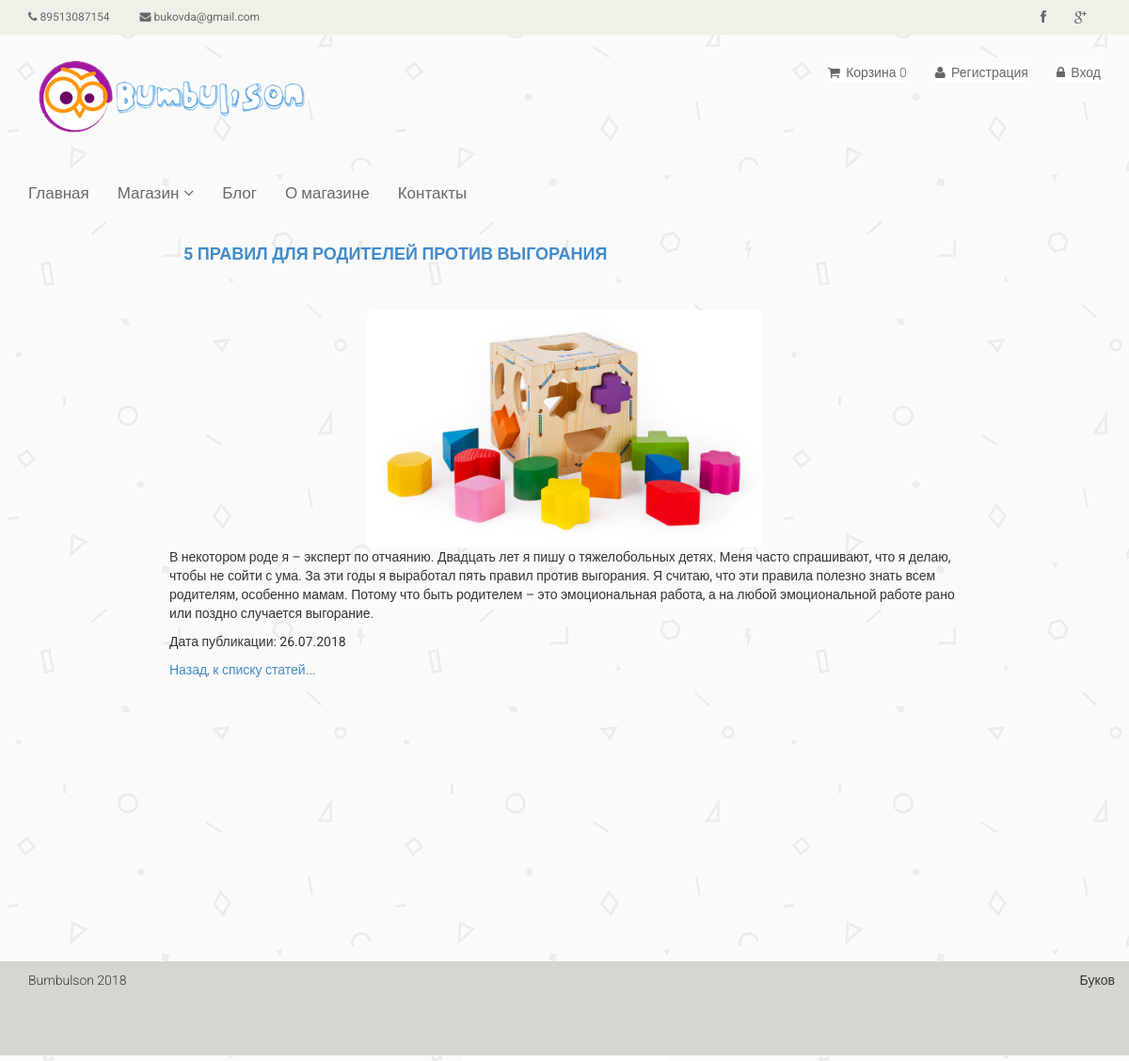
The page /blog/1 on the database its author committed.
### tables this page shows
CREATE TABLE IF NOT EXISTS `blog` (
  `id` int(11) NOT NULL,
  `title` varchar(255) NOT NULL,
  `date` varchar(255) NOT NULL,
  `short_content` text NOT NULL,
  `content` text NOT NULL
);

### config/routes.php (called while the page is built)
<?php
return array(
    'product/([0-9]+)' => 'product/view/$1',
    'catalog' => 'catalog/index',
    'category/([0-9]+)/page-([0-9]+)' => 'catalog/category/$1/$2',
    'category/([0-9]+)' => 'catalog/category/$1',
    'cart/delete/([0-9]+)' => 'cart/delete/$1',
    'cart/checkout' => 'cart/checkout',
    'cart/add/([0-9]+)' => 'cart/add/$1',
    'cart/addAjax/([0-9]+)' => 'cart/addAjax/$1',
    'cart' => 'cart/index',
    'admin/blog/create' => 'adminBlog/create',
    'admin/blog/update/([0-9]+)' => 'adminBlog/update/$1',
    'admin/blog/delete/([0-9]+)' => 'adminBlog/delete/$1',
    'admin/blog' => 'adminBlog/index',
    'admin/product/create' => 'adminProduct/create',
    'admin/product/update/([0-9]+)' => 'adminProduct/update/$1',
    'admin/product/delete/([0-9]+)' => 'adminProduct/delete/$1',
    'admin/product' => 'adminProduct/index',
    'admin/category/create' => 'adminCategory/create',
    'admin/category/update/([0-9]+)' => 'adminCategory/update/$1',
    'admin/category/delete/([0-9]+)' => 'adminCategory/delete/$1',
    'admin/category' => 'adminCategory/index',
    'admin/order/update/([0-9]+)' => 'adminOrder/update/$1',
    'admin/order/delete/([0-9]+)' => 'adminOrder/delete/$1',
    'admin/order/view/([0-9]+)' => 'adminOrder/view/$1',
    'admin/order' => 'adminOrder/index',
    'user/register' => 'user/register',
    'user/login' => 'user/login',
    'user/logout' => 'user/logout',
    'cabinet/edit' => 'cabinet/edit',
    'cabinet' => 'cabinet/index',
    'contacts' => 'site/contact',
    'about' => 'site/about',
    'blog/([0-9]+)' => 'blog/view/$1',
    'blog' => 'blog/index',
    'blog/([0-9]+)' => 'blog/view/$1',
    'admin' => 'admin/index',
    '' => 'site/index',
);

### index.php (called while the page is built, shortened)
<?php
require_once(ROOT.'/components/Autoload.php');
$router = new Router();
$router->run();

### components/Autoload.php (called while the page is built, shortened)
<?php
spl_autoload_register(function ($class_name) {
    $array_paths = array(
        '/models/',
        '/components/'
    );
    foreach ($array_paths as $path) {
        $path = ROOT . $path . $class_name . '.php';
    }
});

### components/Cart.php (called while the page is built, shortened)
<?php
class Cart
{
    public static function countItems()
    {
        if (isset($_SESSION['products'])) {
            $count = 0;
            foreach ($_SESSION['products'] as $id => $quantity) {
                $count = $count + $quantity;
            }
            return $count;
        } else {
            return 0;
        }
    }
}

### models/User.php (called while the page is built, shortened)
<?php
class User
{
    public static function isGuest()
    {
        return true;
    }
}

### models/Blog.php (called while the page is built, shortened)
<?php
class Blog
{
    public static function getBlogItemById($id)
    {
         $id = intval($id);
        if ($id) {
            $db = Db::getConnection();
            $result = $db->query('SELECT * FROM blog WHERE id=' . $id);
            $result->setFetchMode(PDO::FETCH_ASSOC);
           return $result->fetch();
        }
    }
     public static function getImage($id)
    {
        $noImage = 'no-image.jpg';
        $path = '/upload/images/blog/';
        $pathToBlogImage = $path . $id . '.jpg';
        if (file_exists($_SERVER['DOCUMENT_ROOT'].$pathToBlogImage)) {
            return $pathToBlogImage;
        }
        return $path . $noImage;
    }
}

### views/blog/view.php (the view)
<?php include ROOT . '/views/layouts/header.php'; ?>
            <div id="page">
                <div id="page-bgtop">
                    <div id="content">
                        <div class="wrap-blog-item">
                            <div class="post">
                                <h2 class="title"><a href="/blog/<?php echo $blogItem['id'];?>"><?php echo $blogItem['title'];?></a></h2>
                                <br/>
                               <img class="wrap-image" src="<?php echo Blog::getImage($blogItem['id']); ?>" alt="" />
                                <div class="entry">
                                    <p><?php echo $blogItem['content'];?></p>
                                </div>
                                 <p>  Дата публикации: <?php echo $blogItem['date'];?></p>
                                <div class="meta">
                                    <p class="links"><a href="/blog/" class="comments">Назад, к списку статей...</a></p>
                                </div>
                            </div>
                        </div>
                    </div>
                    <?php include ROOT . '/views/layouts/footer.php'; ?>

### components/Router.php (shortened to what this page needs)
<?php
class Router
{
    private $routes;
    public function __construct()
    {
        $routesPath = ROOT . '/config/routes.php';
        $this->routes = include($routesPath);
    }
    private function getURI()
    {
        if (!empty($_SERVER['REQUEST_URI'])) {
            return trim($_SERVER['REQUEST_URI'], '/');
        }
    }
    public function run()
    {
        $uri = $this->getURI();
        foreach ($this->routes as $uriPattern => $path) {
            if (preg_match("~$uriPattern~", $uri)) {
                $internalRoute = preg_replace("~$uriPattern~", $path, $uri);
                $segments = explode('/', $internalRoute);
                $controllerName = array_shift($segments) . 'Controller';
                $actionName = 'action' . ucfirst(array_shift($segments));
                $parameters = $segments;
                $controllerObject = new $controllerName;
                $result = call_user_func_array(array($controllerObject, $actionName), $parameters);
                if ($result != null) {
                    break;
                }
            }
        }
    }
}

### views/layouts/header.php (shortened to what this page needs)
<!DOCTYPE html>
<html lang="en">
    <head>
        <link href="/template/css/bootstrap.min.css" rel="stylesheet">
        <link href="/template/css/font-awesome.min.css" rel="stylesheet">
        <link href="/template/css/prettyPhoto.css" rel="stylesheet">
        <link href="/template/css/price-range.css" rel="stylesheet">
        <link href="/template/css/animate.css" rel="stylesheet">
        <link href="/template/css/main.css" rel="stylesheet">
        <link href="/template/css/responsive.css" rel="stylesheet">
    </head>
    <body>
        <header id="header">
            <div class="header_top">
                <div class="container">
                    <div class="row">
                        <div class="col-sm-6">
                            <div class="contactinfo">
                                <ul class="nav nav-pills">
                                    <li><a href="#"><i class="fa fa-phone"></i> 89513087154</a></li>
                                    <li><a href="#"><i class="fa fa-envelope"></i> bukovda@gmail.com</a></li>
                                </ul>
                            </div>
                        </div>
                        <div class="col-sm-6">
                            <div class="social-icons pull-right">
                                <ul class="nav navbar-nav">
                                    <li><a href="#"><i class="fa fa-facebook"></i></a></li>
                                    <li><a href="#"><i class="fa fa-google-plus"></i></a></li>
                                </ul>
                            </div>
                        </div>
                    </div>
                </div>
            </div>
            <div class="header-middle">
                <div class="container">
                    <div class="row">
                        <div class="col-sm-4">
                            <div class="logo pull-left">
                                <a href="/"><img src="/template/images/home/logo.png" alt="" /></a>
                            </div>
                        </div>
                        <div class="col-sm-8">
                            <div class="shop-menu pull-right">
                                <ul class="nav navbar-nav">
                                        <li><a href="/cart">
                                                <i class="fa fa-shopping-cart"></i> Корзина
                                                <span id="cart-count"><?php echo Cart::countItems(); ?></span>
                                            </a>
                                        </li>
                                        <?php if (User::isGuest()): ?>
                                            <li><a href="/user/register/"><i class="fa fa-user"></i> Регистрация</a></li>
                                            <li><a href="/user/login/"><i class="fa fa-lock"></i> Вход</a></li>
                                        <?php else: ?>
                                            <li><a href="/cabinet/"><i class="fa fa-user"></i> Аккаунт</a></li>
                                            <li><a href="/user/logout/"><i class="fa fa-unlock"></i> Выход</a></li>
                                        <?php endif; ?>
                                    </ul>
                            </div>
                        </div>
                    </div>
                </div>
            </div>
            <div class="header-bottom">
                <div class="container">
                    <div class="row">
                        <div class="col-sm-12">
                            <div class="mainmenu pull-left">
                                <ul class="nav navbar-nav collapse navbar-collapse">
                                    <li><a href="/">Главная</a></li>
                                    <li class="dropdown"><a href="#">Магазин<i class="fa fa-angle-down"></i></a>
                                    </li>
                                    <li><a href="/blog/">Блог</a></li>
                                    <li><a href="/about/">О магазине</a></li>
                                    <li><a href="/contacts/">Контакты</a></li>
                                </ul>
                            </div>
                        </div>
                    </div>
                </div>
            </div>
        </header>

### views/layouts/footer.php (shortened to what this page needs)
<footer id="footer">
    <div class="footer-bottom">
        <div class="container">
            <div class="row">
                <p class="pull-left">Bumbulson 2018</p>
                <p class="pull-right">Буков</p>
            </div>
        </div>
    </div>
</footer>
</body>
</html>

### template/css/main.css (style rules this page uses)
body { font-family: 'Roboto', sans-serif; background:; position: relative; font-weight:400px; background: url(../images/home/fon.png); }
ul li { list-style: none; }
a { -webkit-transition: 300ms; -moz-transition: 300ms; -o-transition: 300ms; transition: 300ms; }
h1, h2, h3, h4, h5, h6 { font-family: 'Roboto', sans-serif; }
.header_top { background: none repeat scroll 0 0 #F0F0E9; }
.contactinfo ul li:first-child { margin-left: -15px; }
.contactinfo ul li a { font-size: 12px; color: #696763; font-family: 'Roboto', sans-serif; }
.social-icons ul li a { border: 0 none; border-radius: 0; color: #696763; padding:0px; }
.social-icons ul li { display:inline-block; }
.social-icons ul li a i { padding: 11px 15px; transition: all 0.9s ease 0s; -moz-transition: all 0.9s ease 0s; -webkit-transition: all 0.9s ease 0s; -o-transition: all 0.9s ease 0s; }
.header-middle .container .row { border-bottom: 1px solid #f5f5f5; margin-left: 0; margin-right: 0; padding-bottom: 20px; padding-top: 20px; }
.header-middle .container .row .col-sm-4 { padding-left: 0; }
.header-middle .container .row .col-sm-8 { padding-right:0; }
.shop-menu ul li { display:inline-block; padding-left: 15px; padding-right: 15px; }
.shop-menu ul li:last-child { padding-right: 0; }
.shop-menu ul li a { background: #FFFFFF; color: #696763; font-family: 'Roboto', sans-serif; font-size: 14px; font-weight: 300; padding:0; padding-right: 0; margin-top: 10px; }
.shop-menu ul li a i { margin-right:3px; }
.header-bottom { padding-bottom: 30px; padding-top: 30px; }
.navbar-collapse.collapse { padding-left: 0; }
.mainmenu ul li { padding-right: 15px; padding-left: 15px; }
.mainmenu ul li:first-child { padding-left: 0px; }
.mainmenu ul li a { color: #696763; font-family: 'Roboto', sans-serif; font-size: 17px; font-weight: 300; padding: 0; padding-bottom: 10px; }
.fa-angle-down { padding-left: 5px; }
#footer { background: #F0F0E9; }
.footer-bottom { background: #D6D6D0; padding-top: 10px; margin-top:300px; height:100px; }
.footer-bottom p { color: #363432; font-family: 'Roboto', sans-serif; font-weight: 300; margin-left: 15px; }
.left-sidebar h2:after, h2.title:after { content: " "; position: absolute; border: 1px solid #f5f5f5; bottom:8px; left: 0; width: 100%; height: 0; z-index: -2; }
h2.title:before { content: " "; position: absolute; background: #fff; bottom: -6px; width: 220px; height: 30px; z-index: -1; left: 50%; margin-left: -110px; }
h2.title { color: #FE980F; font-family: 'Roboto', sans-serif; font-size: 18px; font-weight: 700; margin: 0 15px; text-transform: uppercase; margin-bottom: 30px; }
.wrap-blog-item { width: 70%; margin:5px 15% 100px 15%; }
.wrap-image { height: 25%; width: 50%; border-radius: 5px; display: block; margin-right: 25%; margin-left: 25%; }

### rows shown on the page
blog: title "5 ПРАВИЛ ДЛЯ РОДИТЕЛЕЙ ПРОТИВ ВЫГОРАНИЯ", content "В некотором роде я – эксперт по отчаянию. Двадцать лет я пишу о тяжелобольных детях. Меня часто спрашивают, что я делаю, чтобы не сойти с ума. За эти годы я выработал пять правил против выгорания. Я считаю, что эти правила полезно знать всем родителям, особенно мамам. Потому что быть родителем – это эмоциональная работа, а на любой эмоциональной работе рано или поздно случается выгорание.", date "26.07.2018"
